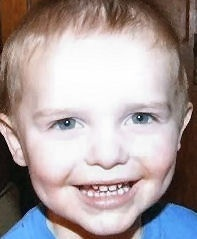
#> input picture data/AutismDataset/consolidated/Autistic/0012.jpg, 197 x 239 px; its folder holds only this picture in this run
$ python run_face_audit.py
#> lines starting #> are read from the running program, lines starting #| are printed output that depends on the picture
"""Audit the static face dataset without training a face/ASD model."""

from __future__ import annotations

import hashlib
from collections import defaultdict
from pathlib import Path

import numpy as np
import pandas as pd
from PIL import Image, ImageFile
from scipy.fft import dctn
from sklearn.linear_model import LogisticRegression
from sklearn.metrics import roc_auc_score
from sklearn.model_selection import StratifiedKFold, cross_val_predict
from sklearn.pipeline import make_pipeline
from sklearn.preprocessing import StandardScaler

from training import save_json


ROOT = Path(__file__).resolve().parent.parent
DATA = ROOT / "data" / "AutismDataset" / "consolidated"
RESULTS = ROOT / "research" / "hasil"
RANDOM_STATE = 42


def perceptual_hash(gray: Image.Image) -> int:
    values = np.asarray(gray.resize((32, 32)), dtype=float)
    frequency = dctn(values, type=2, norm="ortho")[:8, :8].ravel()
    bits = frequency[1:] > np.median(frequency[1:])
    value = 0
    for bit in bits:
        value = (value << 1) | int(bit)
    return value


def inspect_image(path: Path, label: str) -> dict:
#> called with label = 'Autistic'
    raw = path.read_bytes()
    with Image.open(path) as image:
#> image is the input picture: PIL image 197x239 RGB; mean R, G, B 170.8, 159.1, 159.7
        image.load()
        rgb = image.convert("RGB")
        array = np.asarray(rgb.resize((64, 64)), dtype=float) / 255.0
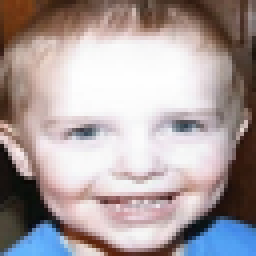
#> array: shape (64, 64, 3) float64 (shown 4 times larger); mean R, G, B 0.67, 0.624, 0.626
        gray = np.asarray(rgb.convert("L").resize((64, 64)), dtype=float) / 255.0
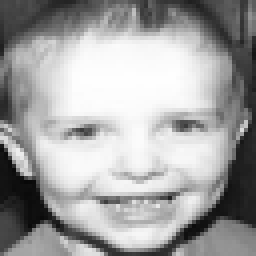
#> gray: shape (64, 64) float64 (shown 4 times larger); min 0.0314, max 0.996, mean 0.638
        border = np.concatenate(
            [gray[0], gray[-1], gray[1:-1, 0], gray[1:-1, -1]]
        )
#> border = 252 values, max 0.878 at index 86, min 0.051 at index 164, mean 0.317
        dx = np.diff(gray, axis=1)
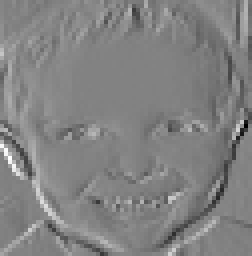
#> dx: shape (64, 63) float64 (shown 4 times larger); min -0.6, max 0.573, mean -0.000438; drawn with min black and max white
        dy = np.diff(gray, axis=0)
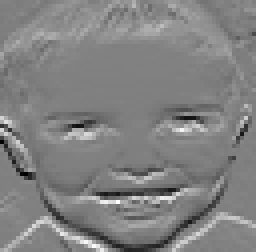
#> dy: shape (63, 64) float64 (shown 4 times larger); min -0.529, max 0.518, mean 0.0041; drawn with min black and max white
        return {
            "path": str(path.relative_to(ROOT)).replace("\\", "/"),
            "file": path.name,
            "label": label,
            "width": image.width,
            "height": image.height,
            "aspect_ratio": image.width / image.height,
            "mode": image.mode,
            "format": image.format,
            "bytes": len(raw),
            "mean_r": float(array[:, :, 0].mean()),
            "mean_g": float(array[:, :, 1].mean()),
            "mean_b": float(array[:, :, 2].mean()),
            "brightness_std": float(gray.std()),
            "border_brightness": float(border.mean()),
            "edge_energy": float(np.mean(dx * dx) + np.mean(dy * dy)),
            "sha256": hashlib.sha256(raw).hexdigest(),
            "phash": perceptual_hash(rgb.convert("L")),
        }
#> in perceptual_hash, `values = np.asarray(gray.resize((32, 32)), dtype=float)`:
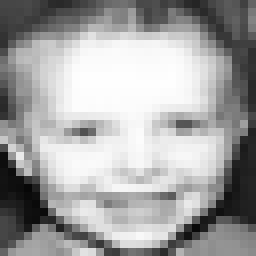
#> values: shape (32, 32) float64 (shown 8 times larger); min 7, max 254, mean 162.8
#> in perceptual_hash, `frequency = dctn(values, type=2, norm="ortho")[:8, :8].ravel()`: frequency = 64 values, max 5209.2 at index 0, min -1454.1 at index 2, mean 38.5
#> the loop in perceptual_hash, `for bit in bits:` made 63 passes
#> (bit, value) on passes 2 to 13: (False, 2), (True, 5), (False, 10), (True, 21), (False, 42), (True, 85), (True, 171), (True, 343), (True, 687), (True, 1375), (True, 2751), (True, 5503)
#> value on pass 1: 1
#> after the loop in perceptual_hash, `for bit in bits:`: value = 6196436343238337791


def near_duplicate_pairs(hashes: list[int], max_distance: int = 4) -> list[tuple]:
    # 2,940^2 / 2 comparisons are tractable and keep the implementation auditable.
    pairs = []
    for i in range(len(hashes)):
        for j in range(i + 1, len(hashes)):
            distance = (hashes[i] ^ hashes[j]).bit_count()
            if distance <= max_distance:
                pairs.append((i, j, distance))
    return pairs


def technical_shortcut_test(frame: pd.DataFrame) -> dict:
    columns = [
        "width",
        "height",
        "aspect_ratio",
        "bytes",
        "mean_r",
        "mean_g",
        "mean_b",
        "brightness_std",
        "border_brightness",
        "edge_energy",
    ]
    X = frame[columns].to_numpy(float)
    y = (frame.label == "Autistic").to_numpy(int)
    cv = StratifiedKFold(n_splits=5, shuffle=True, random_state=RANDOM_STATE)
    pipeline = make_pipeline(
        StandardScaler(), LogisticRegression(max_iter=5000, random_state=RANDOM_STATE)
    )
    probability = cross_val_predict(
        pipeline, X, y, cv=cv, method="predict_proba"
    )[:, 1]
    observed = float(roc_auc_score(y, probability))
    rng = np.random.default_rng(RANDOM_STATE)
    permutation_scores = []
    for _ in range(200):
        shuffled = rng.permutation(y)
        p = cross_val_predict(
            pipeline, X, shuffled, cv=cv, method="predict_proba"
        )[:, 1]
        permutation_scores.append(roc_auc_score(shuffled, p))
    return {
        "features": columns,
        "model": "logistic_regression_on_technical_image_properties_only",
        "cv": "5-fold stratified; identity grouping impossible because IDs are absent",
        "auc": observed,
        "permutations": 200,
        "permutation_p_value": float(
            (1 + np.sum(np.asarray(permutation_scores) >= observed))
            / (len(permutation_scores) + 1)
        ),
        "interpretation": "Detects collection/processing shortcuts, not ASD signal.",
    }


def main() -> None:
    ImageFile.LOAD_TRUNCATED_IMAGES = False
    records = []
    corrupted = []
    for label in ("Autistic", "Non_Autistic"):
        for path in sorted((DATA / label).glob("*")):
            if not path.is_file():
                continue
            try:
                records.append(inspect_image(path, label))
            except Exception as exc:  # retain exact audit evidence
                corrupted.append({"path": str(path), "error": repr(exc)})
#> pass 2 of the loop in main, `for label in ("Autistic", "Non_Autistic"):`:
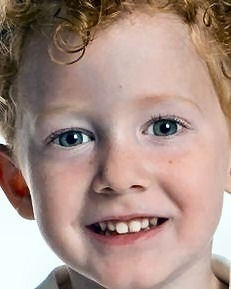
#> input picture data/AutismDataset/consolidated/Non_Autistic/0003.jpg, 231 x 289 px
#> in inspect_image, image is the input picture: PIL image 231x289 RGB; mean R, G, B 168.3, 142.9, 133.4
#> in inspect_image (call 2), `gray = np.asarray(rgb.convert("L").resize((64, 64)), dtype=float) / 25..`:
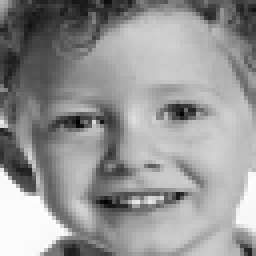
#> gray: shape (64, 64) float64 (shown 4 times larger); min 0, max 1, mean 0.586
#> border = 252 values, max 0.992 at index 170, min 0.0471 at index 26, mean 0.521
#> in perceptual_hash (call 2), `values = np.asarray(gray.resize((32, 32)), dtype=float)`:
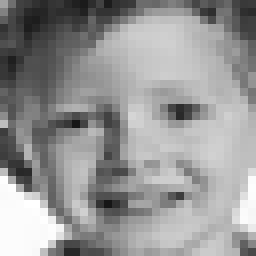
#> values: shape (32, 32) float64 (shown 8 times larger); min 22, max 255, mean 149.4
#> frequency = 64 values, max 4782 at index 0, min -705.5 at index 10, mean 55.23
#> the loop in perceptual_hash (call 2), `for bit in bits:` made 63 passes
#> (bit, value) on passes 2 to 9: (False, 0), (True, 1), (True, 3), (False, 6), (False, 12), (True, 25), (False, 50), (False, 100)
#> after the loop in perceptual_hash (call 2), `for bit in bits:`: value = 1802983717634525154

    frame = pd.DataFrame(records)
#> frame = table of 2 rows and 17 columns
    sha_groups = defaultdict(list)
    for index, value in enumerate(frame.sha256):
        sha_groups[value].append(index)
#> this loop made 2 passes
    exact_clusters = [values for values in sha_groups.values() if len(values) > 1]
    near_pairs = near_duplicate_pairs(frame.phash.astype(object).tolist())
#> near_pairs = []

    def cross_label(pair) -> bool:
        return frame.iloc[pair[0]].label != frame.iloc[pair[1]].label

    size_counts = (
        frame.groupby(["label", "width", "height"])
        .size()
        .sort_values(ascending=False)
        .head(20)
    )
    audit = {
        "dataset": "data/AutismDataset/consolidated",
        "inventory": {
            "total_files": int(len(frame) + len(corrupted)),
            "readable_images": int(len(frame)),
            "corrupted": corrupted,
            "labels": frame.label.value_counts().to_dict(),
            "formats": frame["format"].value_counts().to_dict(),
            "modes": frame["mode"].value_counts().to_dict(),
            "top_resolutions": [
                {
                    "label": label,
                    "width": int(width),
                    "height": int(height),
                    "count": int(count),
                }
                for (label, width, height), count in size_counts.items()
            ],
        },
        "provenance": {
            "source_url_in_repo": None,
            "license_in_repo": None,
            "consent_documentation": None,
            "demographics": None,
            "label_definition": None,
            "participant_ids": None,
            "status": "unverified",
        },
        "duplicates": {
            "exact_clusters": len(exact_clusters),
            "exact_files_in_clusters": int(sum(map(len, exact_clusters))),
            "exact_cross_label_clusters": int(
                sum(
                    len(set(frame.iloc[index].label for index in cluster)) > 1
                    for cluster in exact_clusters
                )
            ),
            "near_duplicate_hamming_lte_4_pairs": len(near_pairs),
            "near_duplicate_cross_label_pairs": int(sum(map(cross_label, near_pairs))),
        },
        "identity_audit": {
            "status": "not_possible_reliably",
            "reason": "No participant IDs; perceptual similarity is not identity.",
            "consequence": "Any train/test split could leak the same child across folds.",
        },
        "technical_shortcut_baseline": technical_shortcut_test(frame),
        "ethics": {
            "assessment": "Static facial morphology must not be used to infer ASD in this MVP.",
            "risks": [
                "Unverified consent and licensing for identifiable children.",
                "Physiognomic inference can encode demographic and collection bias.",
                "A static face is not the dynamic head/face behavior proposed by Neurogaze.",
                "No participant grouping or demographic audit is possible.",
            ],
        },
        "decision": {
            "status": "reject_for_asd_modeling_and_quarantine",
            "included_in_neurogaze_score": False,
            "cnn_trained": False,
            "allowed_use": "None until provenance, license, and consent are documented; detector robustness may be reconsidered afterward.",
            "reconsider_when": [
                "Provenance, license, consent, demographics, and label definition are documented.",
                "Stable participant IDs support identity-grouped evaluation.",
                "A clinical/ethical review justifies a behaviorally relevant research question.",
            ],
        },
    }
    frame.drop(columns=["phash"]).to_csv(
        RESULTS / "audit_wajah_inventory.csv", index=False
    , lineterminator="\n")
    save_json(RESULTS / "audit_wajah.json", audit)
    print(audit["inventory"])
    print(audit["duplicates"])
    print(audit["technical_shortcut_baseline"])
    print(audit["decision"])


if __name__ == "__main__":
#> (the run stopped early here; a loop or call above may not have finished)
